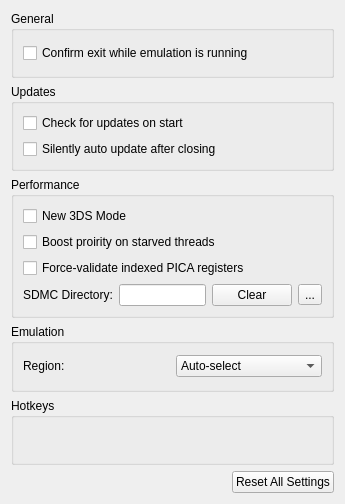
<?xml version="1.0" encoding="UTF-8"?>
<ui version="4.0">
 <class>ConfigureGeneral</class>
 <widget class="QWidget" name="ConfigureGeneral">
  <property name="geometry">
   <rect>
    <x>0</x>
    <y>0</y>
    <width>345</width>
    <height>504</height>
   </rect>
  </property>
  <property name="windowTitle">
   <string>Form</string>
  </property>
  <layout class="QHBoxLayout" name="horizontalLayout">
   <item>
    <layout class="QVBoxLayout" name="verticalLayout">
     <item>
      <widget class="QGroupBox" name="groupBox">
       <property name="title">
        <string>General</string>
       </property>
       <layout class="QHBoxLayout" name="horizontalLayout_3">
        <item>
         <layout class="QVBoxLayout" name="verticalLayout_2">
          <item>
           <widget class="QCheckBox" name="toggle_check_exit">
            <property name="text">
             <string>Confirm exit while emulation is running</string>
            </property>
           </widget>
          </item>
         </layout>
        </item>
       </layout>
      </widget>
     </item>
     <item>
      <widget class="QGroupBox" name="updateBox">
       <property name="title">
        <string>Updates</string>
       </property>
       <layout class="QHBoxLayout" name="horizontalLayout_update">
        <item>
         <layout class="QVBoxLayout" name="verticalLayout_update">
          <item>
           <widget class="QCheckBox" name="toggle_update_check">
            <property name="text">
             <string>Check for updates on start</string>
            </property>
           </widget>
          </item>
          <item>
           <widget class="QCheckBox" name="toggle_auto_update">
            <property name="text">
             <string>Silently auto update after closing</string>
            </property>
           </widget>
          </item>
         </layout>
        </item>
       </layout>
      </widget>
     </item>
     <item>
      <widget class="QGroupBox" name="groupBox_2">
       <property name="title">
        <string>Performance</string>
       </property>
       <layout class="QHBoxLayout" name="horizontalLayout_7">
        <item>
         <layout class="QVBoxLayout" name="verticalLayout_5">
          <item>
           <widget class="QCheckBox" name="toggle_is_new_3ds">
            <property name="text">
             <string>New 3DS Mode</string>
            </property>
           </widget>
          </item>
          <item>
           <widget class="QCheckBox" name="toggle_use_priority_boost">
            <property name="text">
             <string>Boost proirity on starved threads</string>
            </property>
           </widget>
          </item>
          <item>
           <widget class="QCheckBox" name="toggle_use_force_indexed">
            <property name="text">
             <string>Force-validate indexed PICA registers</string>
            </property>
           </widget>
          </item>
          <item>
          <layout class="QHBoxLayout" name="layout_sdmc_dir">
            <item>
             <widget class="QLabel" name="label_sdmc_dir">
              <property name="text">
               <string>SDMC Directory:</string>
              </property>
             </widget>
            </item>
            <item>
             <widget class="QLineEdit" name="sdmc_dir">
              <property name="toolTip">
               <string>Empty for user directory/sdmc</string>
              </property>
              <property name="readOnly">
               <bool>true</bool>
              </property>
             </widget>
            </item>
            <item>
             <widget class="QPushButton" name="button_sdmc_dir_empty">
              <property name="text">
               <string>Clear</string>
              </property>
             </widget>
            </item>
            <item>
             <widget class="QToolButton" name="button_sdmc_dir">
              <property name="text">
               <string>...</string>
              </property>
             </widget>
            </item>
           </layout>
          </item>
         </layout>
        </item>
       </layout>
      </widget>
     </item>
     <item>
      <widget class="QGroupBox" name="groupBox_4">
       <property name="title">
        <string>Emulation</string>
       </property>
       <layout class="QHBoxLayout" name="horizontalLayout_5">
        <item>
         <layout class="QVBoxLayout" name="verticalLayout_6">
          <item>
           <layout class="QHBoxLayout" name="horizontalLayout_6">
            <item>
             <widget class="QLabel" name="label">
              <property name="text">
               <string>Region:</string>
              </property>
             </widget>
            </item>
            <item>
             <widget class="QComboBox" name="region_combobox">
              <item>
               <property name="text">
                <string>Auto-select</string>
               </property>
              </item>
              <item>
               <property name="text">
                <string notr="true">JPN</string>
               </property>
              </item>
              <item>
               <property name="text">
                <string notr="true">USA</string>
               </property>
              </item>
              <item>
               <property name="text">
                <string notr="true">EUR</string>
               </property>
              </item>
              <item>
               <property name="text">
                <string notr="true">AUS</string>
               </property>
              </item>
              <item>
               <property name="text">
                <string notr="true">CHN</string>
               </property>
              </item>
              <item>
               <property name="text">
                <string notr="true">KOR</string>
               </property>
              </item>
              <item>
               <property name="text">
                <string notr="true">TWN</string>
               </property>
              </item>
             </widget>
            </item>
           </layout>
          </item>
         </layout>
        </item>
       </layout>
      </widget>
     </item>
     <item>
      <widget class="QGroupBox" name="groupBox_3">
       <property name="title">
        <string>Hotkeys</string>
       </property>
       <layout class="QHBoxLayout" name="horizontalLayout_4">
        <item>
         <layout class="QVBoxLayout" name="verticalLayout_4">
          <item>
           <widget class="GHotkeysDialog" name="hotkeysDialog" native="true"/>
          </item>
         </layout>
        </item>
       </layout>
      </widget>
     </item>
     <item alignment="Qt::AlignRight">
      <widget class="QPushButton" name="button_reset_defaults">
       <property name="text">
        <string>Reset All Settings</string>
       </property>
      </widget>
     </item>
    </layout>
   </item>
  </layout>
 </widget>
 <customwidgets>
  <customwidget>
   <class>GHotkeysDialog</class>
   <extends>QWidget</extends>
   <header>hotkeys.h</header>
   <container>1</container>
  </customwidget>
 </customwidgets>
 <resources/>
 <connections/>
</ui>
